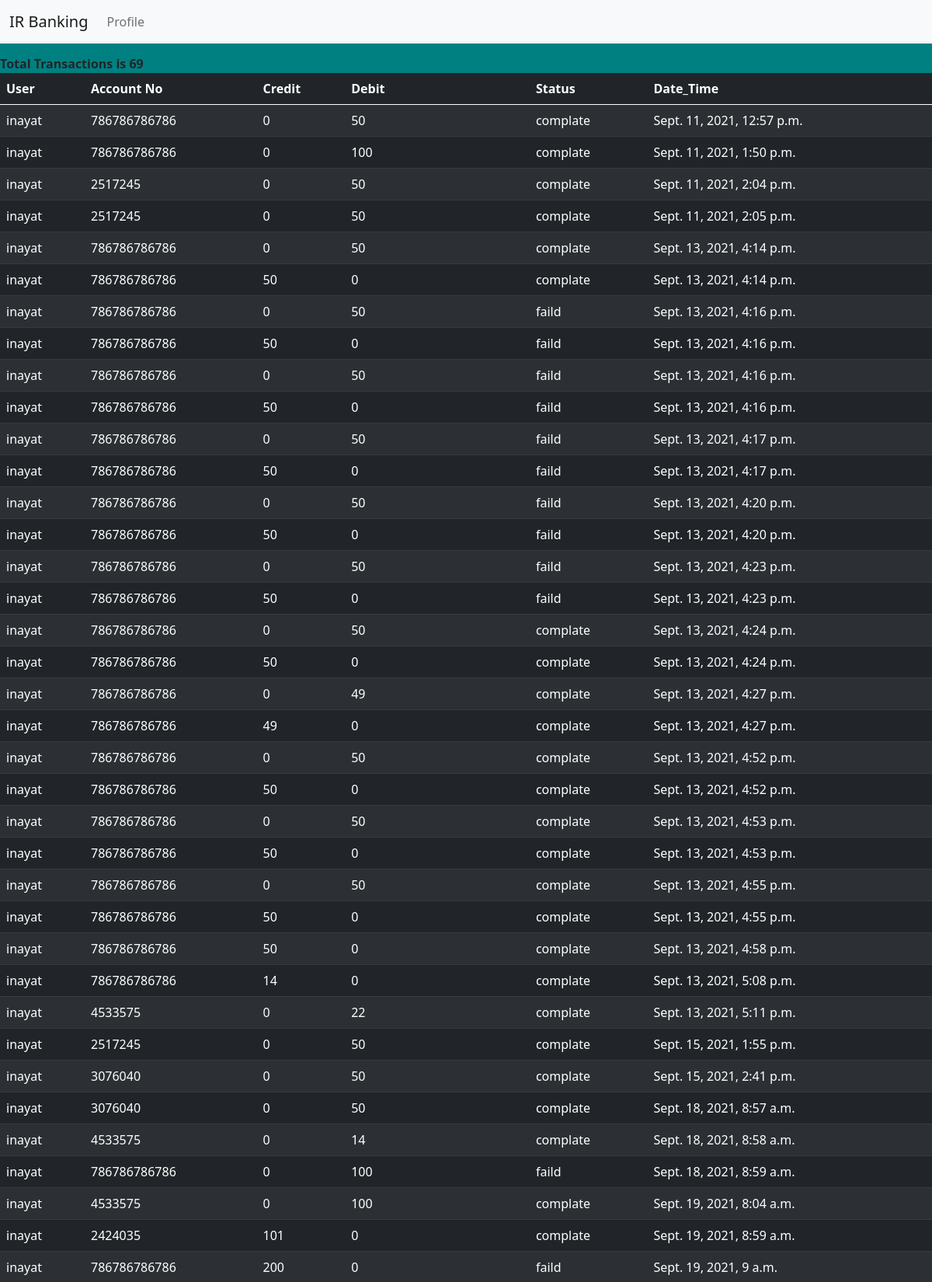
Page /history/ (signed in, upper part) on the committed database.
### bank/models.py (models this page shows)
class history(models.Model):
     user = models.ForeignKey(User,on_delete=models.CASCADE)
     acn = models.PositiveIntegerField()
     crid = models.PositiveIntegerField(default=0)
     dev = models.PositiveIntegerField(default=0)
     action = models.CharField(max_length=10)
     date_time = models.DateTimeField(auto_now_add=True)

### bank/views.py (the view)
# urls.py: path('history/',views.his,name='history'),
def his(request):
    if request.user.is_authenticated:
        hs = history.objects.filter(user=request.user).reverse()
        ct = hs.count()
        return render(request,'his.html',{'hs':hs,'conut':ct})
    return redirect('singin')

### bank/templates/his.html (shortened to what this page needs)
{% extends 'base.html' %}
 {% block nev %}
<li class="nav-item">
          <a class="nav-link" href="{% url 'profile' %}">Profile</a>
        </li>
 {% endblock nev %}
{% block body %}
    <div class="table-responsive  mr" >
        <b> Total Transactions is {{ conut }}</b>
<table class="table table-dark table-striped ">
  <thead class="table-dark">
    <tr>
      <th scope="col">User</th>
      <th scope="col">Account No</th>
      <th scope="col">Credit</th>
      <th scope="col">Debit</th>
      <th scope="col">Status</th>
      <th scope="col">Date_Time</th>
    </tr>
  </thead>
  <tbody>
  {% for hi in hs %}
    <tr>
      <td>{{hi.user}}</td>
      <td>{{hi.acn}}</td>
      <td>{{hi.crid}}</td>
      <td>{{hi.dev}}</td>
      <td>{{hi.action}}</td>
      <td>{{hi.date_time}}</td>
    </tr>
    {% endfor %}
  </tbody>
</table>
            </div>
{% endblock body %}

### bank/templates/base.html (shortened to what this page needs)
<!doctype html>
<html lang="en">
  <head>
    <link href="https://cdn.jsdelivr.net/npm/bootstrap@5.1.0/dist/css/bootstrap.min.css" rel="stylesheet">
    <link href="https://unpkg.com/aos@2.3.1/dist/aos.css" rel="stylesheet">
  </head>
  <body style="background-color: teal;">
<nav class="navbar navbar-expand-lg navbar-light bg-light fixed-top ">
  <div class="container-fluid">
    <a class="navbar-brand" href="/">IR Banking</a>
    <div class="collapse navbar-collapse" id="navbarSupportedContent">
        <ul class="navbar-nav me-auto mb-2 mb-lg-0">
 {% block nev %}
      {% endblock nev %}
        </ul>
    </div>
  </div>
</nav>
      {% block body %}
      {% endblock body %}
  </body>
</html>

### bank/templates/base.html (style rules this page uses)
.mr { margin-top:70px; }
body { background-color: bisque; }

### rows in the picture
history: user "inayat", acn "786786786786", crid "0", dev "50", action "complate", date_time "Sept. 11, 2021, 12:57 p.m."
history: user "inayat", acn "786786786786", crid "0", dev "100", action "complate", date_time "Sept. 11, 2021, 1:50 p.m."
history: user "inayat", acn "2517245", crid "0", dev "50", action "complate", date_time "Sept. 11, 2021, 2:04 p.m."
history: user "inayat", acn "2517245", crid "0", dev "50", action "complate", date_time "Sept. 11, 2021, 2:05 p.m."
history: user "inayat", acn "786786786786", crid "0", dev "50", action "complate", date_time "Sept. 13, 2021, 4:14 p.m."
history: user "inayat", acn "786786786786", crid "50", dev "0", action "complate", date_time "Sept. 13, 2021, 4:14 p.m."
history: user "inayat", acn "786786786786", crid "0", dev "50", action "faild", date_time "Sept. 13, 2021, 4:16 p.m."
history: user "inayat", acn "786786786786", crid "50", dev "0", action "faild", date_time "Sept. 13, 2021, 4:16 p.m."
history: user "inayat", acn "786786786786", crid "0", dev "50", action "faild", date_time "Sept. 13, 2021, 4:16 p.m."
history: user "inayat", acn "786786786786", crid "50", dev "0", action "faild", date_time "Sept. 13, 2021, 4:16 p.m."
history: user "inayat", acn "786786786786", crid "0", dev "50", action "faild", date_time "Sept. 13, 2021, 4:17 p.m."
history: user "inayat", acn "786786786786", crid "50", dev "0", action "faild", date_time "Sept. 13, 2021, 4:17 p.m."
history: user "inayat", acn "786786786786", crid "0", dev "50", action "faild", date_time "Sept. 13, 2021, 4:20 p.m."
history: user "inayat", acn "786786786786", crid "50", dev "0", action "faild", date_time "Sept. 13, 2021, 4:20 p.m."
history: user "inayat", acn "786786786786", crid "0", dev "50", action "faild", date_time "Sept. 13, 2021, 4:23 p.m."
history: user "inayat", acn "786786786786", crid "50", dev "0", action "faild", date_time "Sept. 13, 2021, 4:23 p.m."
history: user "inayat", acn "786786786786", crid "0", dev "50", action "complate", date_time "Sept. 13, 2021, 4:24 p.m."
history: user "inayat", acn "786786786786", crid "50", dev "0", action "complate", date_time "Sept. 13, 2021, 4:24 p.m."
history: user "inayat", acn "786786786786", crid "0", dev "49", action "complate", date_time "Sept. 13, 2021, 4:27 p.m."
history: user "inayat", acn "786786786786", crid "49", dev "0", action "complate", date_time "Sept. 13, 2021, 4:27 p.m."
history: user "inayat", acn "786786786786", crid "0", dev "50", action "complate", date_time "Sept. 13, 2021, 4:52 p.m."
history: user "inayat", acn "786786786786", crid "50", dev "0", action "complate", date_time "Sept. 13, 2021, 4:52 p.m."
history: user "inayat", acn "786786786786", crid "0", dev "50", action "complate", date_time "Sept. 13, 2021, 4:53 p.m."
history: user "inayat", acn "786786786786", crid "50", dev "0", action "complate", date_time "Sept. 13, 2021, 4:53 p.m."
history: user "inayat", acn "786786786786", crid "0", dev "50", action "complate", date_time "Sept. 13, 2021, 4:55 p.m."
history: user "inayat", acn "786786786786", crid "50", dev "0", action "complate", date_time "Sept. 13, 2021, 4:55 p.m."
history: user "inayat", acn "786786786786", crid "50", dev "0", action "complate", date_time "Sept. 13, 2021, 4:58 p.m."
history: user "inayat", acn "786786786786", crid "14", dev "0", action "complate", date_time "Sept. 13, 2021, 5:08 p.m."
history: user "inayat", acn "4533575", crid "0", dev "22", action "complate", date_time "Sept. 13, 2021, 5:11 p.m."
history: user "inayat", acn "2517245", crid "0", dev "50", action "complate", date_time "Sept. 15, 2021, 1:55 p.m."
history: user "inayat", acn "3076040", crid "0", dev "50", action "complate", date_time "Sept. 15, 2021, 2:41 p.m."
history: user "inayat", acn "3076040", crid "0", dev "50", action "complate", date_time "Sept. 18, 2021, 8:57 a.m."
history: user "inayat", acn "4533575", crid "0", dev "14", action "complate", date_time "Sept. 18, 2021, 8:58 a.m."
history: user "inayat", acn "786786786786", crid "0", dev "100", action "faild", date_time "Sept. 18, 2021, 8:59 a.m."
history: user "inayat", acn "4533575", crid "0", dev "100", action "complate", date_time "Sept. 19, 2021, 8:04 a.m."
history: user "inayat", acn "2424035", crid "101", dev "0", action "complate", date_time "Sept. 19, 2021, 8:59 a.m."
history: user "inayat", acn "786786786786", crid "200", dev "0", action "faild", date_time "Sept. 19, 2021, 9 a.m."

### other values in the picture
{{ conut }} "69"
